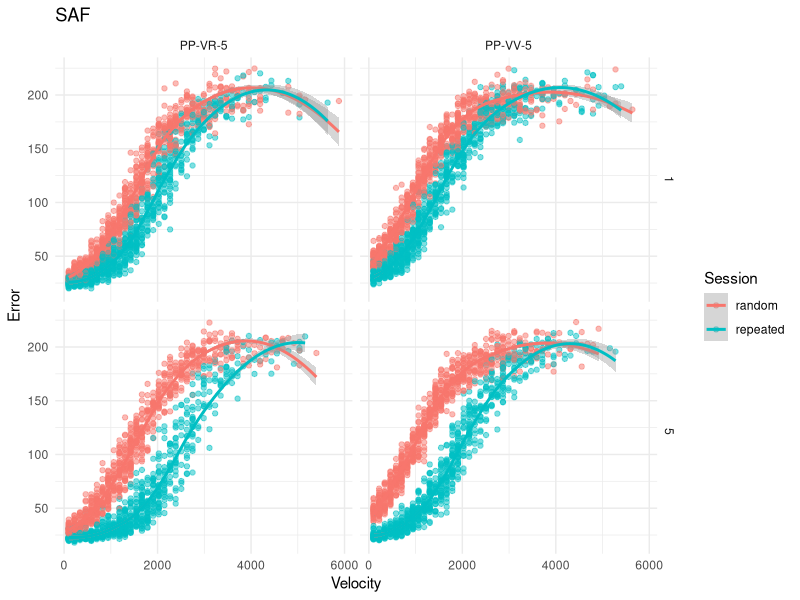

The R script that drew this image:
### FAKE DATA FOR MODELING SAF ###

rm(list=setdiff(ls(), c())) # clear all
graphics.off() # clear figures
cat("\014") # clear console

library(tidyverse)

set.seed(1)

### the following creates data that looks *very* similar to what we see in the experiment:

# n = 50
# 
# a = 200
# b = 20
# c = .002
# d = 1000
# 
# a = rnorm(n, a, a/20) #upper asymptote
# b = rnorm(n, b, b/20) #lower asymptote
# c = rnorm(n, c, c/10) #highest slope
# d = rnorm(n, d, d/10) #speed at highest slope
# 
# speed = sample(seq(0,6000, length.out = n)
#                 , n, replace = TRUE
#                 , dnorm(seq(-.5,4,length=50)))
# 
# error = (b + ((a - b) / (1 + (exp(-(c*(speed-d)))))))
# 
# plot(speed, error)

### now, let's create a loop that builds a fake dataset using the above equation:

trial_per_figtype = 50
figure_type = c("random","repeated")
session = c(1,5) # sessions
N = 30 # total participants
total_trials = N * length(session) * length(figure_type) * trial_per_figtype

participant_id = rep(1:N, each = trial_per_figtype * length(figure_type) * length(session))
condition = c(rep("PP-VV-5",total_trials/2),rep("PP-VR-5",total_trials/2)) # label groups
sessions = rep((c(rep(1,100),rep(5,100))), N)
figtypes = rep(figure_type, total_trials/2)
speed = rep(NA, total_trials)
error = rep(NA, total_trials)

df <- data.frame(participant_id = participant_id
                 , condition = condition
                 , session = sessions
                 , figure_type = figtypes
                 , speed = speed
                 , error = error
                 , stringsAsFactors=FALSE)

for(i in 1:nrow(df)){
        n = 1
        
        a = 200
        b = 20
        c = .002
        d = 1000 + (ifelse(df$figure_type[i] == "repeated", 500, 0)) +
                (ifelse((df$session[i] == 5) & (df$figure_type[i] == "repeated"), 500, 0)) +
                (ifelse(df$condition[i] == "PP-VR-5", 500, 0))
        
        a = rnorm(n, a, a/20) #upper asymptote
        b = rnorm(n, b, b/20) #lower asymptote
        c = rnorm(n, c, c/10) #highest slope
        d = rnorm(n, d, d/10) #speed at highest slope
        
        speed = sample(seq(100,6000, length.out = 50)
                       , n, replace = TRUE
                       , dnorm(seq(-.5,3.5,length=50)))
        
        error = (b + ((a - b) / (1 + (exp(-(c*(speed-d))))))) 
        
        df[i,5] = speed
        df[i,6] = error
}

df$condition <- as.factor(df$condition)
df$figure_type <- as.factor(df$figure_type)

# PLOTS:

# # plot effect of day:
# ggplot(df, mapping = aes(
#                x = speed, y = error
#                , color = factor(session)
#        )) + geom_point(na.rm = TRUE, alpha = .5) + 
#         geom_smooth(na.rm = TRUE) + 
#         theme_minimal() +
#         facet_grid(figure_type ~ condition) +
#         labs(title = "SAF"
#              , x = "Velocity"
#              , y = "Error"
#              , color = "Session")

# plot visualization of "learning" (space between random and repeat):
ggplot(df, mapping = aes(
        x = speed, y = error
        , color = factor(figure_type)
)) + geom_point(na.rm = TRUE, alpha = .5) + 
        geom_smooth(na.rm = TRUE) + 
        theme_minimal() +
        facet_grid(session ~ condition) +
        labs(title = "SAF"
             , x = "Velocity"
             , y = "Error"
             , color = "Session")
